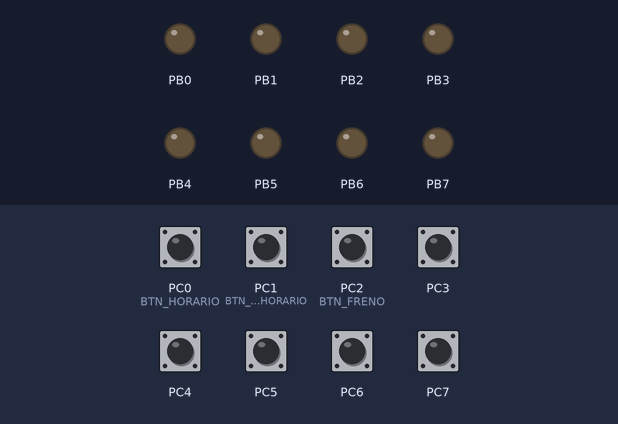
This program was run on a simulated ATmega1284P, built with avr-gcc and emulated at 20 MHz. Parts: output pins drawn as LEDs (lit = HIGH). Inputs (shaded band) come from the test bench; at power-on: PC0 (BTN_HORARIO), PC1 (BTN_ANTIHORARIO), PC2 (BTN_FRENO), PC3–7 HIGH.

Above: at 1.2 s.
1.3 s: PC0 (BTN_HORARIO) pulled LOW for 0.15 s
At 1.42 s:
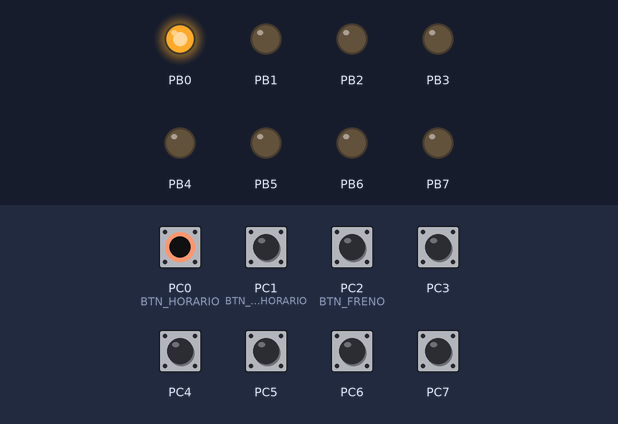
3.0 s: PC1 (BTN_ANTIHORARIO) pulled LOW for 0.15 s
At 3.1 s:
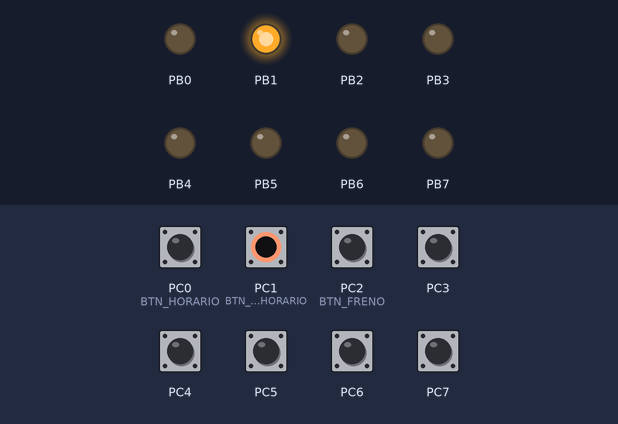
4.6 s: PC2 (BTN_FRENO) pulled LOW for 0.15 s
At 4.68 s:
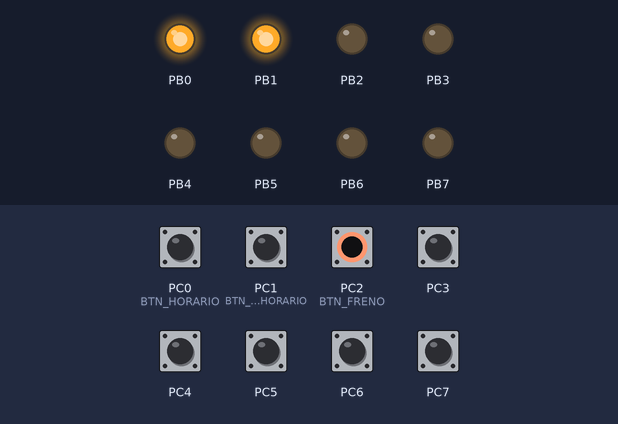
6.2 s: PC0 (BTN_HORARIO) driven LOW and PC1 (BTN_ANTIHORARIO) driven LOW
At 6.8 s:
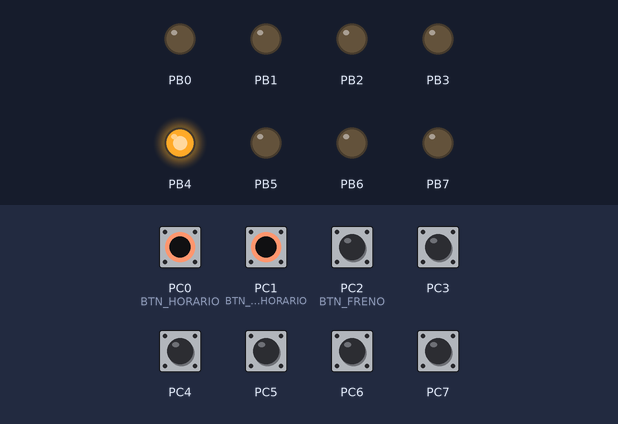
7.7 s: PC0 (BTN_HORARIO) driven HIGH
At 8.0 s:
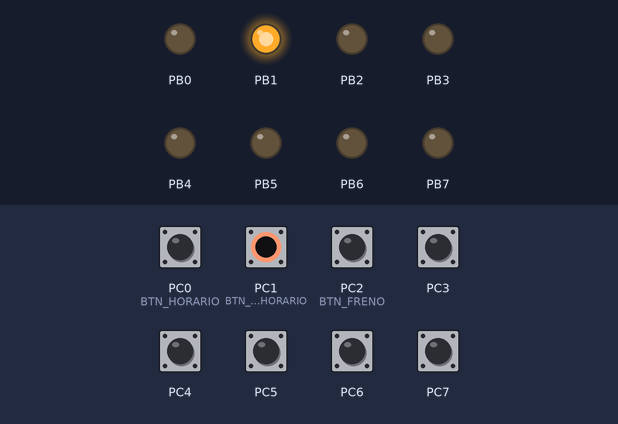
9.2 s: PC0 (BTN_HORARIO) driven LOW
At 10.1 s:
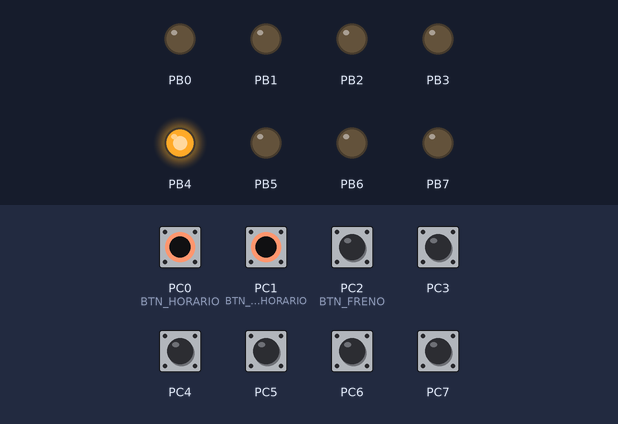
Timing chart, 0 to 11.7 s (numbered marks = the images above; inputs shaded):
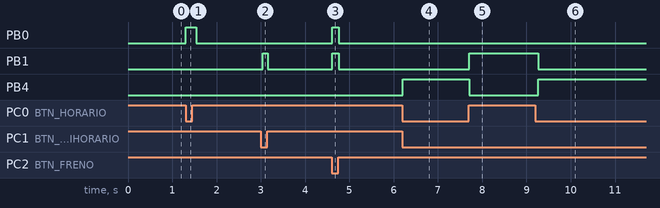

The program:

main.c
```c
#define F_CPU 20000000UL
#include <avr/io.h>
#include <util/delay.h>
#include <stdint.h>


#define BTN_HORARIO()     (((PINC & (1<<PC0)) == 0))
#define BTN_ANTIHORARIO() (((PINC & (1<<PC1)) == 0))
#define BTN_FRENO()       (((PINC & (1<<PC2)) == 0))

#define MOTOR_MASK 0x0F

void motor_parar(void) {
	PORTB &= ~MOTOR_MASK;
}

void motor_horario(void) {

	PORTB = (PORTB & ~MOTOR_MASK) | (1<<PB0);
}

void motor_antihorario(void) {
	PORTB = (PORTB & ~MOTOR_MASK) | (1<<PB1);
}

void motor_freno(void) {
	PORTB = (PORTB & ~MOTOR_MASK) | (1<<PB0) | (1<<PB1);
}

void fallo_on(void) {
	PORTB |= (1<<PB4);
}

void fallo_off(void) {
	PORTB &= ~(1<<PB4);
}

int main(void) {

	DDRB = 0xFF;
	DDRC = 0x00;
	PORTC = 0xFF;

	motor_parar();
	fallo_off();

	int estado = 0;

	while (1) {
		int h = BTN_HORARIO();
		int a = BTN_ANTIHORARIO();
		int f = BTN_FRENO();

		if ((h && a) || (h && a && f)) {
			motor_parar();
			fallo_on();
			estado = 0;
			_delay_ms(50);
			continue;
		}

		if (f) {
			fallo_off();
			motor_freno();
			estado = 0;
			_delay_ms(50);
			continue;
		}

		if (h) {
			fallo_off();
			if (estado == 2) {
				motor_freno();
				_delay_ms(200);
			}
			motor_horario();
			estado = 1;
			_delay_ms(120);
			continue;
		}

		if (a) {
			fallo_off();
			if (estado == 1) {
				motor_freno();
				_delay_ms(200);
			}
			motor_antihorario();
			estado = 2;
			_delay_ms(120);
			continue;
		}


		motor_parar();
		fallo_off();
		estado = 0;
		_delay_ms(50);
	}
}
```

Measured:
- after the input at 1.3 s, PB0: LOW → HIGH at once, → LOW 0.24 s later
- after the input at 3.0 s, PB1: LOW → HIGH at once, → LOW 0.12 s later
- after the input at 4.6 s, PB0, PB1: LOW → HIGH at once, → LOW 0.15 s later
- after the input at 6.2 s, PB4: LOW → HIGH at once
- after the input at 7.7 s, PB1: LOW → HIGH at once; PB4: HIGH → LOW at once
- after the input at 9.2 s, PB1: HIGH → LOW after 0.07 s; PB4: LOW → HIGH after 0.07 s
